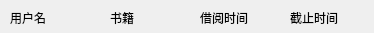
<?xml version="1.0" encoding="UTF-8"?>
<ui version="4.0">
 <class>itemform6</class>
 <widget class="QWidget" name="itemform6">
  <property name="geometry">
   <rect>
    <x>0</x>
    <y>0</y>
    <width>374</width>
    <height>33</height>
   </rect>
  </property>
  <property name="windowTitle">
   <string>Form</string>
  </property>
  <widget class="QLabel" name="label">
   <property name="geometry">
    <rect>
     <x>10</x>
     <y>10</y>
     <width>72</width>
     <height>15</height>
    </rect>
   </property>
   <property name="text">
    <string>用户名</string>
   </property>
  </widget>
  <widget class="QLabel" name="label_2">
   <property name="geometry">
    <rect>
     <x>110</x>
     <y>10</y>
     <width>72</width>
     <height>15</height>
    </rect>
   </property>
   <property name="text">
    <string>书籍</string>
   </property>
  </widget>
  <widget class="QLabel" name="label_3">
   <property name="geometry">
    <rect>
     <x>200</x>
     <y>10</y>
     <width>72</width>
     <height>15</height>
    </rect>
   </property>
   <property name="text">
    <string>借阅时间</string>
   </property>
  </widget>
  <widget class="QLabel" name="label_4">
   <property name="geometry">
    <rect>
     <x>290</x>
     <y>10</y>
     <width>72</width>
     <height>15</height>
    </rect>
   </property>
   <property name="text">
    <string>截止时间</string>
   </property>
  </widget>
 </widget>
 <resources/>
 <connections/>
</ui>
